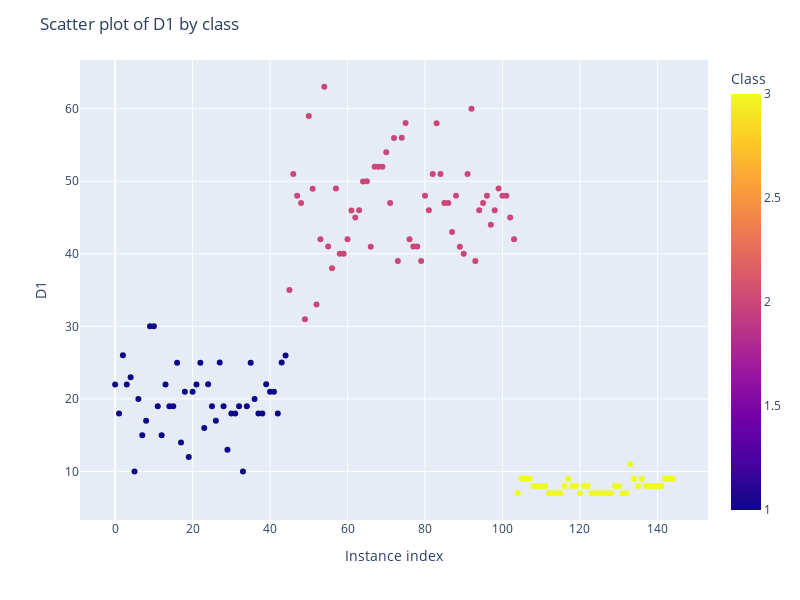

The notebook cell saved with this chart:
### Markdown cell above
4) Produce a scatter plot for the attribute "D1", where the instances need to be colored according to their respective class

### Code cell
import plotly.express as px


scatter_fig = px.scatter(
    moldesc_df,
    x=moldesc_df.index,        # Uses the DataFrame index as the x-axis
    y="D1",                    # "Descriptor 1" as the y-axis
    color="Class",             # Colors the points based on "Class"
    hover_data=['Class']       # Displays the class information on hovering
    
)


scatter_fig.update_layout(
    height=600,
    width=800,
    title_text='Scatter plot of D1 by class',
    xaxis_title='Instance index',
    yaxis_title='D1'
)


scatter_fig.show()

### Figure 1 — Plotly figure (JSON) as saved in the notebook; plotly's stock layout.template omitted (floating-point values rounded to 4 significant figures; data arrays with more than 128 entries replaced by an {"elided": "..."} marker saying what was removed)
{"data": [{"customdata": {"elided": "145x1 int values"}, "hovertemplate": "index=%{x}<br>D1=%{y}<br>Class=%{marker.color}<extra></extra>", "legendgroup": "", "marker": {"color": {"elided": "145 int values"}, "coloraxis": "coloraxis", "symbol": "circle"}, "mode": "markers", "name": "", "orientation": "v", "showlegend": false, "type": "scatter", "x": {"elided": "145 int values"}, "xaxis": "x", "y": {"elided": "145 float values"}, "yaxis": "y"}], "layout": {"coloraxis": {"colorbar": {"title": {"text": "Class"}}, "colorscale": [[0, "#0d0887"], [0.1111, "#46039f"], [0.2222, "#7201a8"], [0.3333, "#9c179e"], [0.4444, "#bd3786"], [0.5556, "#d8576b"], [0.6667, "#ed7953"], [0.7778, "#fb9f3a"], [0.8889, "#fdca26"], [1, "#f0f921"]]}, "height": 600, "legend": {"tracegroupgap": 0}, "margin": {"t": 60}, "title": {"text": "Scatter plot of D1 by class"}, "width": 800, "xaxis": {"anchor": "y", "autorange": true, "domain": [0, 1], "range": [-9.076, 153.1], "title": {"text": "Instance index"}, "type": "linear"}, "yaxis": {"anchor": "x", "autorange": true, "domain": [0, 1], "range": [3.312, 66.71], "title": {"text": "D1"}, "type": "linear"}}}
